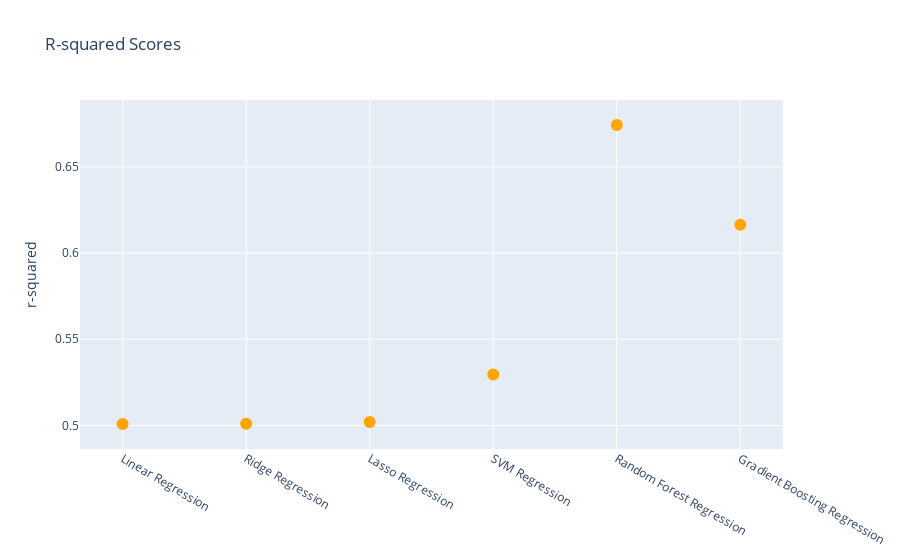

This figure's notebook cell:
### Code cell
# Create graph for r-squared scores
fig = go.Figure()

fig.add_trace(go.Scatter(
    x=scores_df['Model'],
    y=scores_df['R-squared'],
    marker=dict(color="orange", size=12),
    mode="markers",
))

fig.update_layout(title="R-squared Scores",
                  yaxis_title="r-squared")

fig.show()

### Figure 1 — Plotly figure (JSON) as saved in the notebook; plotly's stock layout.template omitted (floating-point values rounded to 4 significant figures)
{"data": [{"marker": {"color": "orange", "size": 12}, "mode": "markers", "type": "scatter", "x": ["Linear Regression", "Ridge Regression", "Lasso Regression", "SVM Regression", "Random Forest Regression", "Gradient Boosting Regression"], "y": [0.5008, 0.501, 0.502, 0.5296, 0.6743, 0.6164]}], "layout": {"title": {"text": "R-squared Scores"}, "yaxis": {"title": {"text": "r-squared"}}}}
